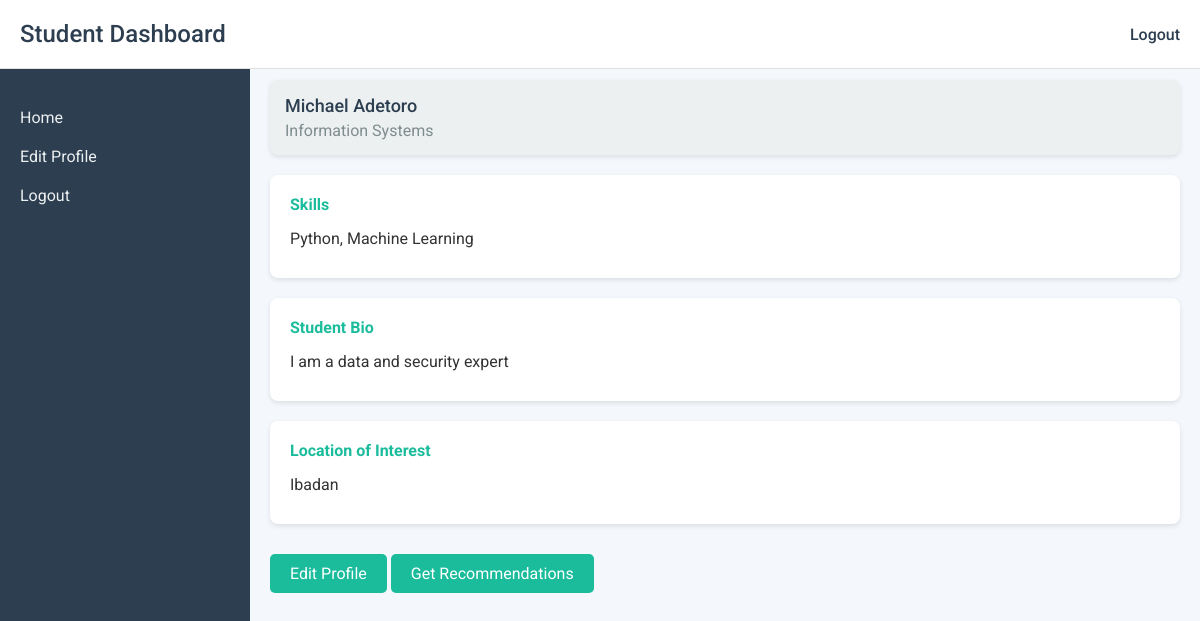
Before: /student_dashboard (signed in) with the older database file.
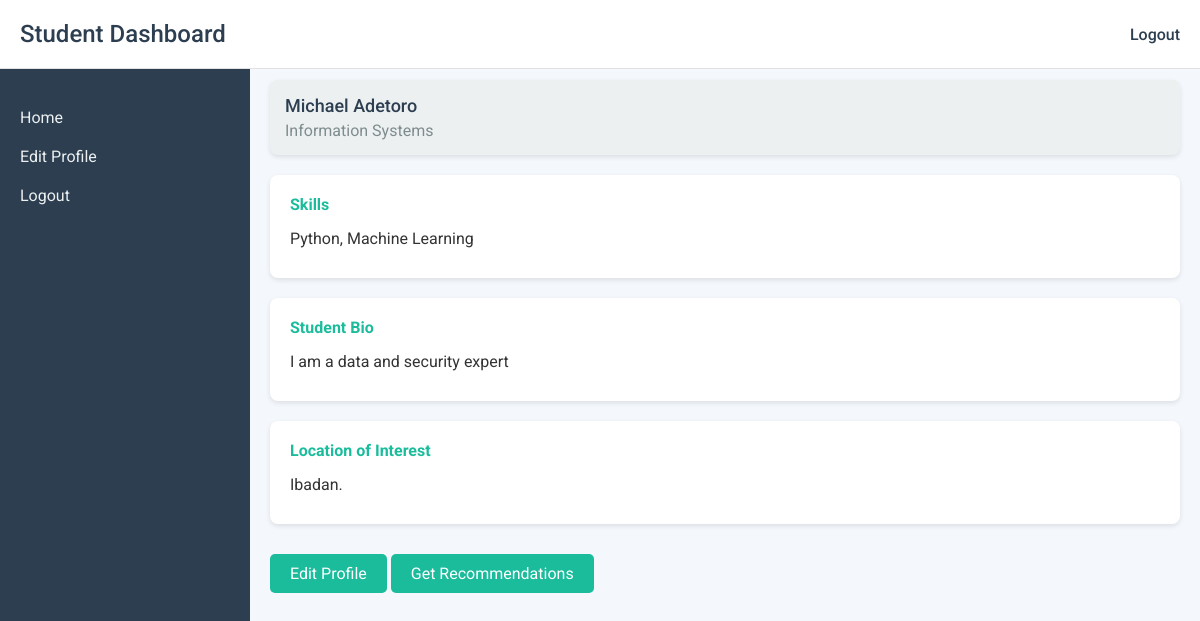
After: the same page with the newer database file.
### models.py (models this page shows)
class Student(db.Model):
    id = db.Column(db.Integer, primary_key=True)
    name = db.Column(db.String(100), nullable=False)
    email = db.Column(db.String(120), unique=True, nullable=False)
    password = db.Column(db.String(128))
    course_of_study = db.Column(db.String(100))
    skills = db.Column(db.Text)
    bio = db.Column(db.Text)
    location_of_interest = db.Column(db.String(100))

### app.py (the view)
@app.route('/student_dashboard')
def student_dashboard():
    if 'student_id' not in session:
        return redirect(url_for('student_login'))
    student = db.session.get(Student, session['student_id'])
    return render_template('student_dashboard.html', student=student)

### templates/student_dashboard.html (shortened to what this page needs)
<!DOCTYPE html>
<html lang="en">
<head>
</head>
<body>
    <div class="sidebar">
        <h2>Company</h2>
        <a href="{{ url_for('student_dashboard') }}">Home</a>
        <a href="{{ url_for('edit_student_profile') }}">Edit Profile</a>
        <a href="{{ url_for('student_logout') }}" class="logout">Logout</a>
    </div>
    <div class="main-content">
        <div class="top-bar">
            <h2>Student Dashboard</h2>
            <a href="{{ url_for('student_logout') }}" class="logout">Logout</a>
        </div>
        <div style="margin-top: 60px;">
            <div class="profile-card card">
                <div class="profile-info">
                    <h3>{{ student.name }}</h3>
                    <p>{{ student.course_of_study }}</p>
                </div>
            </div>
            <div class="card">
                <div class="title">Skills</div>
                <p>{{ student.skills }}</p>
            </div>
            <div class="card">
                <div class="title">Student Bio</div>
                <p>{{ student.bio }}</p>
            </div>
            <div class="card">
                <div class="title">Location of Interest</div>
                <p>{{ student.location_of_interest }}</p>
            </div>
            <a href="{{ url_for('edit_student_profile') }}" class="button">Edit Profile</a>
            <a href="{{ url_for('recommender') }}" class="button">Get Recommendations</a>
        </div>
    </div>
</body>
</html>

Changed rows visible on the page:
changed Student "Michael Adetoro": location_of_interest "Ibadan" → "Ibadan."
